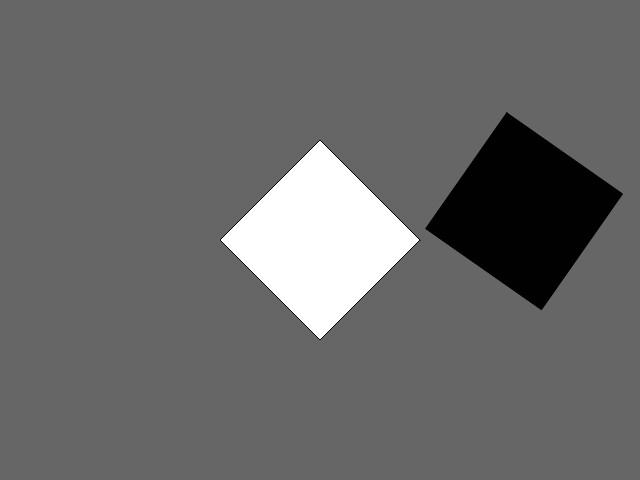
Frame 1 (no input)
Frame 60 (no input): identical to frame 1, image omitted
Frame 120 (the mouse pressed at the canvas centre since frame 60): identical to frame 1, image omitted

The p5.js sketch that drew this single still picture (run headless with seeded random() and noise() and a simulated clock; from frame 60 on, the mouse is pressed at the canvas centre):

// p5.js sketch
// ── sketch.js
function setup() {
    createCanvas(640, 480);
  }
  
  function myTranslate(x, y, tx, ty) {
    return [x + tx, y + ty];
  }
  
  function myRotation(x, y, angle) {
    angle = radians(angle);
    let newX = x * cos(angle) - y * sin(angle);
    let newY = x * sin(angle) + y * cos(angle);
    return [newX, newY];
  }
  
  function myRotationPiv(x, y, xr, yr, angle) {
    angle = radians(angle); 
    let newX = xr + (x - xr) * cos(angle) - (y - yr) * sin(angle);
    let newY = yr + (x - xr) * sin(angle) + (y - yr) * cos(angle);
    return [newX, newY];
  }
  
  function myScaling(x, y) {
    return [x, y];
  }
  
  function myScalingFxP(x, y) {
    return [x, y];
  }
  
  function myReflection(x, y) {
    return [x, y];
  }
  
  function myShearX(x, y) {
    return [x, y];
  }
  
  function myShearY(x, y) {
    return [x, y];
  }
  
  function draw() {
    background(102);
    fill(255);
    polygon(0, 0, 100, 4, null);
    fill(1);
    //polygon(0, 0, 100, 5, myTranslate, 50, 50);
    //polygon(0, 0, 100, 4, myRotation, 45);
    polygon(0, 0, 100, 4, myRotationPiv, 90, 100, 100);
  }
  
  function polygon(x, y, radius, npoints, transform, ...params) {
    let angle = TWO_PI / npoints;
    console.log(params);
    beginShape();
    for (let a = 0; a < TWO_PI; a += angle) {
      let sx = x + cos(a) * radius;
      let sy = y + sin(a) * radius;
      if (transform != null) {
        [sx, sy] = transform(sx, sy, ...params);
      }
      sx = sx + width / 2;
      sy = -sy + height / 2;
      vertex(sx, sy);
    }
    endShape(CLOSE);
  }
